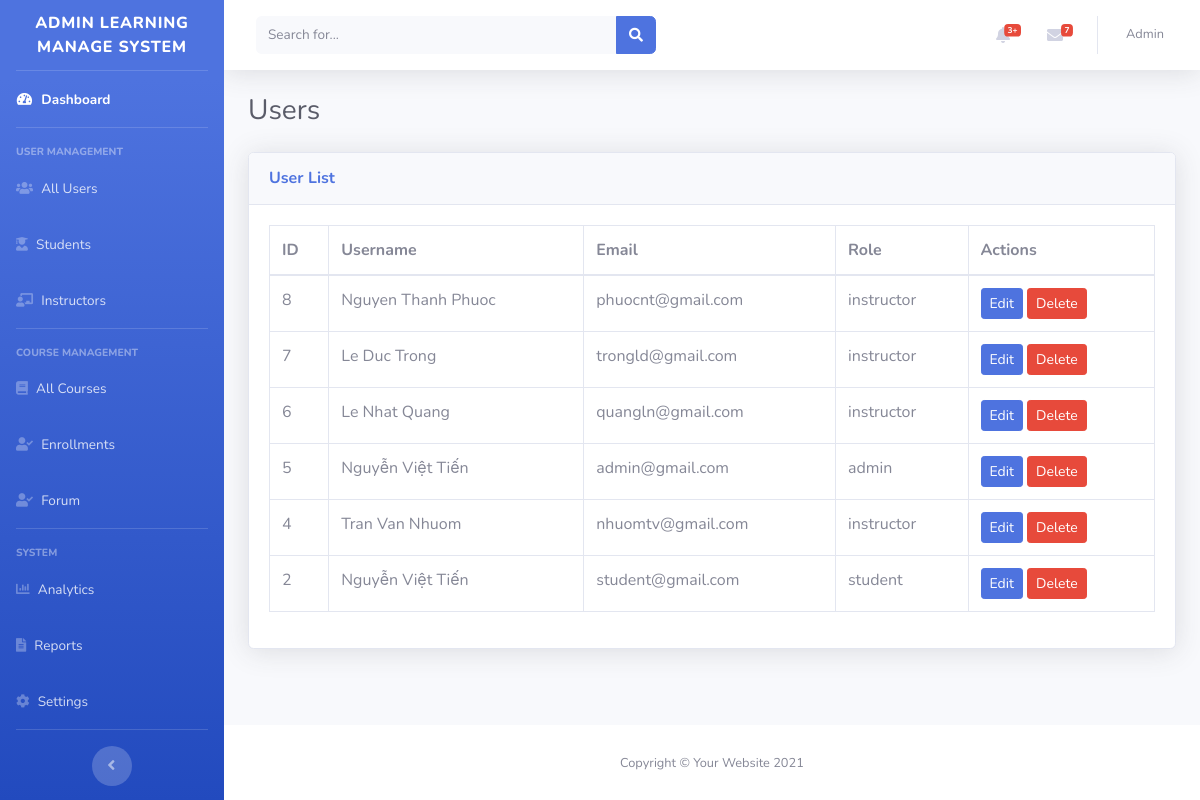
The page /admin/all_users.php on the database its author committed.
### tables this page shows
CREATE TABLE `users` (
  `id` int(11) NOT NULL,
  `name` varchar(100) NOT NULL,
  `email` varchar(100) NOT NULL,
  `password` varchar(255) NOT NULL,
  `role` enum('admin','instructor','student') NOT NULL,
  `reset_token` varchar(100) DEFAULT NULL,
  `reset_token_expires` datetime DEFAULT NULL
);

### admin/all_users.php (the view, shortened to what this page needs)
<?php
include '../includes/db.php';
include 'admin_header.php';
$users = $conn->query("SELECT id, name, email, role FROM users ORDER BY id DESC")->fetchAll(PDO::FETCH_ASSOC);
?>
<div class="container-fluid">
    <h1 class="h3 mb-4 text-gray-800">Users</h1>
    <div class="card shadow mb-4">
        <div class="card-header py-3">
            <h6 class="m-0 font-weight-bold text-primary">User List</h6>
        </div>
        <div class="card-body">
            <div class="table-responsive">
                <table class="table table-bordered" id="dataTable" width="100%" cellspacing="0">
                    <thead>
                        <tr>
                            <th>ID</th>
                            <th>Username</th>
                            <th>Email</th>
                            <th>Role</th>
                            <th>Actions</th>
                        </tr>
                    </thead>
                    <tbody>
                        <?php
                        $edit_id = isset($_GET['edit']) ? intval($_GET['edit']) : 0;
                        if ($users && count($users) > 0):
                            foreach($users as $row):
                                if ($edit_id === intval($row['id'])): ?>
                                    <tr>
                                        <form method="post">
                                            <td><?php echo $row['id']; ?><input type="hidden" name="user_id" value="<?php echo $row['id']; ?>"></td>
                                            <td><input type="text" name="edit_name" class="form-control" value="<?php echo htmlspecialchars($row['name']); ?>" required></td>
                                            <td><input type="email" name="edit_email" class="form-control" value="<?php echo htmlspecialchars($row['email']); ?>" required></td>
                                            <td>
                                                <select name="edit_role" class="form-control" required>
                                                    <option value="admin" <?php if($row['role']==='admin')echo 'selected';?>>Admin</option>
                                                    <option value="instructor" <?php if($row['role']==='instructor')echo 'selected';?>>Instructor</option>
                                                    <option value="student" <?php if($row['role']==='student')echo 'selected';?>>Student</option>
                                                </select>
                                            </td>
                                            <td>
                                                <button type="submit" name="update_user" class="btn btn-success btn-sm">Save</button>
                                                <a href="all_users.php" class="btn btn-secondary btn-sm">Cancel</a>
                                            </td>
                                        </form>
                                    </tr>
                                <?php else: ?>
                                    <tr>
                                        <td><?php echo $row['id']; ?></td>
                                        <td><?php echo htmlspecialchars($row['name']); ?></td>
                                        <td><?php echo htmlspecialchars($row['email']); ?></td>
                                        <td><?php echo htmlspecialchars($row['role']); ?></td>
                                        <td>
                                            <a href="all_users.php?edit=<?php echo $row['id']; ?>" class="btn btn-sm btn-primary">Edit</a>
                                            <a href="all_users.php?delete=<?php echo $row['id']; ?>" class="btn btn-sm btn-danger" onclick="return confirm('Are you sure you want to delete this user?');">Delete</a>
                                        </td>
                                    </tr>
                                <?php endif;
                            endforeach;
                        else: ?>
                            <tr><td colspan="5" class="text-center">No users found.</td></tr>
                        <?php endif; ?>
                    </tbody>
                </table>
            </div>
        </div>
    </div>
</div>
<?php include 'admin_footer.php'; ?>

### rows shown on the page
users: id "8", name "Nguyen Thanh Phuoc", email "phuocnt@gmail.com", role "instructor"
users: id "7", name "Le Duc Trong", email "trongld@gmail.com", role "instructor"
users: id "6", name "Le Nhat Quang", email "quangln@gmail.com", role "instructor"
users: id "5", name "Nguyễn Việt Tiến", email "admin@gmail.com", role "admin"
users: id "4", name "Tran Van Nhuom", email "nhuomtv@gmail.com", role "instructor"
users: id "2", name "Nguyễn Việt Tiến", email "student@gmail.com", role "student"
